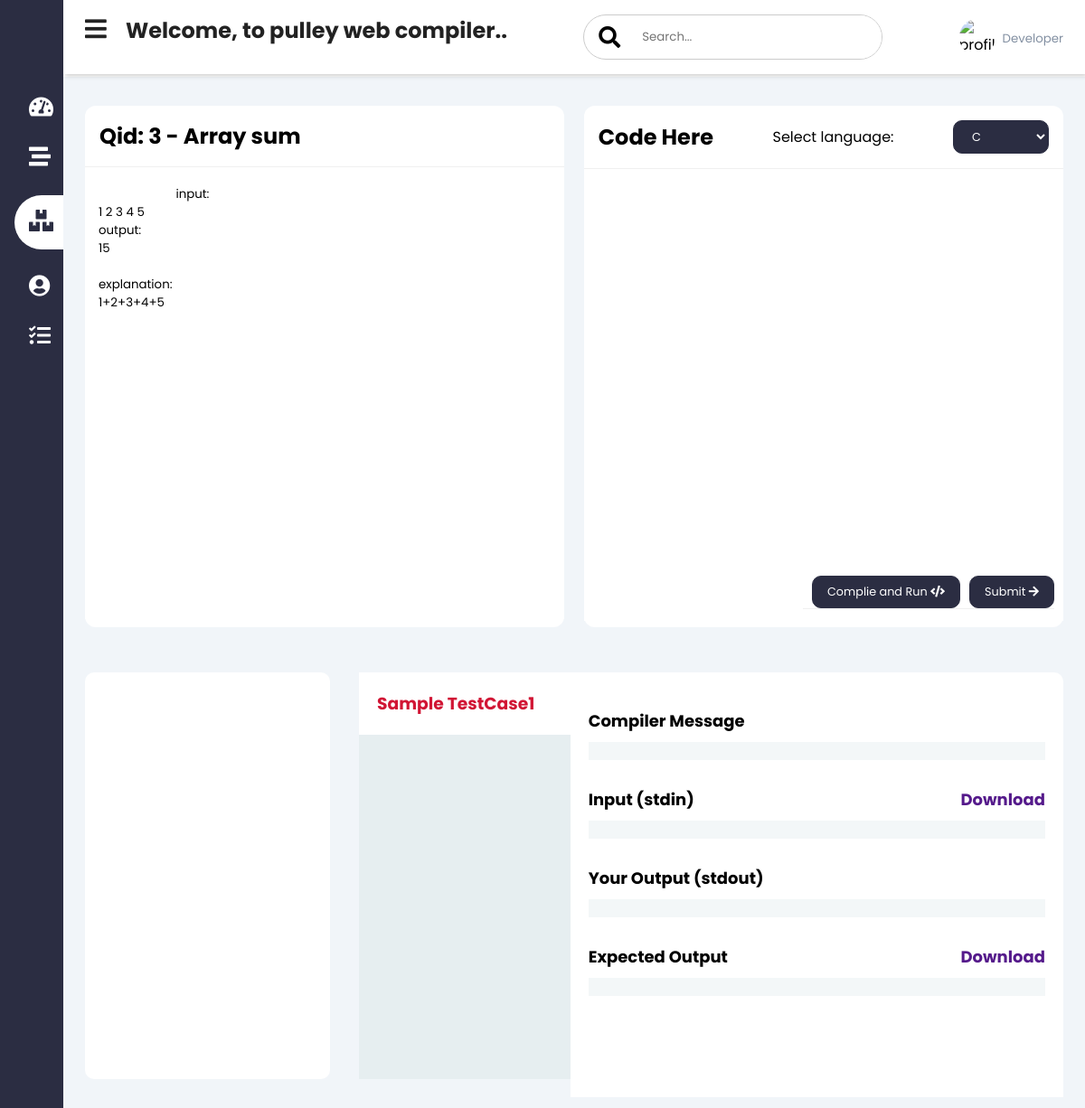
/competition_compiler/3, run on the app's committed database.
### Compiler/models.py (models this page shows, shortened)
class Contest_Questions(models.Model):
    contest_id = models.ForeignKey(All_Contest_Data,on_delete=models.CASCADE,null=True)
    title = models.CharField(max_length=100, null=True)
    long_des = models.TextField(null=True)
    image = models.FileField(null=True, blank=True)
    inputt1 = models.TextField(null=True, blank=True)
    ex_outputt1 = models.TextField(null=True, blank=True)
    inputt2 = models.TextField(null=True, blank=True)
    ex_outputt2 = models.TextField(null=True, blank=True)
    inputt3 = models.TextField(null=True, blank=True)
    ex_outputt3 = models.TextField(null=True, blank=True)
    inputt4 = models.TextField(null=True, blank=True)
    ex_outputt4 = models.TextField(null=True, blank=True)
    inputt5 = models.TextField(null=True, blank=True)
    ex_outputt5 = models.TextField(null=True, blank=True)
    inputt6 = models.TextField(null=True, blank=True)
    ex_outputt6 = models.TextField(null=True, blank=True)
    inputt7 = models.TextField(null=True, blank=True)
    ex_outputt7 = models.TextField(null=True, blank=True)
    inputt8 = models.TextField(null=True, blank=True)
    ex_outputt8 = models.TextField(null=True, blank=True)
    inputt9 = models.TextField(null=True, blank=True)
    ex_outputt9 = models.TextField(null=True, blank=True)
    inputt10 = models.TextField(null=True, blank=True)
    ex_outputt10 = models.TextField(null=True, blank=True)

### Compiler/views.py (the view, shortened to what this page needs)
# urls.py: path('competition_compiler/<int:cpid>', Solve_Competition_Problem, name="Solve_Competition_Problem"),
def Solve_Competition_Problem(request, cpid):
    data = Contest_Questions.objects.get(id=cpid)
    d = {'data':data}
    return render(request, 'competition_compiler.html',d)

### Compiler/templates/competition_compiler.html (shortened to what this page needs)
{% load static %}
<!DOCTYPE html>
<html>
<head>
    <link rel="stylesheet" href="https://use.fontawesome.com/releases/v5.15.3/css/all.css">
    <link rel="stylesheet" href="{% static 'assets/style.css' %}">
    <link rel="stylesheet" href="{% static 'assets/practice.css' %}">
</head>
<body>
    <div class="sidebar">
        <div class="sidebar-brand">
        </div>
        <div class="sidebar-menu">
          <ul>
              <li>
              <a href="{% url 'Compiler:Main_Compiler' %}">
                <span class="fas fa-tachometer-alt"></span>
              </a>
            </li>
            <li>
              <a href="{% url 'Compiler:Pratice' %}">
                <span class="fas fa-stream"></span>
              </a>
            </li>
            <li>
              <a href="{% url 'Compiler:All_Contest' %}" class="active">
                <span class="fas fa-boxes"></span>
              </a>
            </li>
            <li>
              <a href="#">
                <span class="fas fa-user-circle"></span>
              </a>
            </li>
            {% if request.user.is_authenticated %}
            <li>
              <a href="{% url 'Compiler:Logout' %}">
                <span class="fas fa-tasks"></span>
                <span>Logout</span>
              </a>
            </li>
            {% else %}
            <li>
              <a href="{% url 'Compiler:Login' %}">
                <span class="fas fa-tasks"></span>
              </a>
            </li>
            {% endif %}
          </ul>
        </div>
    </div>
    <div class="main-content">
      <header>
        <h2>
          <label for="nav-toggle">
            <span class="fas fa-bars"></span>
          </label>
          {% if request.user.is_authenticated %}
         Welcome, {{ request.user.first_name }} to pulley web compiler...
          {% else %}
          Welcome, to pulley web compiler..
          {% endif %}
        </h2>
        <div class="search-wrapper">
          <span class="fas fa-search"> </span>
          <input type="search" placeholder="Search..." />
        </div>
        <div class="user-wrapper">
         <img src="https://media-exp1.licdn.com/dms/image/C5103AQGd1Q7QeOkk2w/profile-displayphoto-shrink_400_400/0/1570086262982?e=1626307200&v=beta&t=hzxahV3DjxVr5YViy4QGGv8xssHJ0IwogiPxwjzX5F4" width="40px" height="40px" alt="profile-img">
         <div class="">
            <small>Developer</small>
         </div>
        </div>
      </header>
      <main>
          <div class="projects">
            <div class="practicecard card">
                <div class="card-header">
                  <h2>Qid: {{ data.id }} -  {{ data.title }}</h2>
                </div>
                <div class="card-body">
                    <textarea  name="" id="">
                        {{ data.long_des }}
                    </textarea>
                </div>
              </div>
            <div class="practicecard card">
                 <form id="code_form" action="{% url 'Compiler:Solve_Competition_Problem' data.id %}">
              <div class="card-header">
                <h2>Code Here</h2>
                <label for="language">Select language: </label>
                <select name="language" id="language">
                  <option value="c">C</option>
                </select>
              </div>
              <div class="card-body">
                  <textarea  name="code_code" id="code_code">
                      {{code}}
                  </textarea>
                  <div  class="compiler">
                    <button type="submit">Complie and Run <span class="fas fa-code"></span> </button>
                    <button type="submit">Submit <span class="fas fa-arrow-right"></span> </button>
                  </div>
              </div>
            </div>
        </div>
 <div class="ritikwedssneha">
          <div class="pavitrakidrasti">
            <div>
            <br>
            </div>
          </div>
          <div class="yati-vaishnavi">
            <div class="left">
              <div class="testcase">
                <h3>Sample TestCase1</h3>
              </div>
            </div>
            <div class="right">
              <div class="compiler_test">
              <div class="compilerheading"><h4>Compiler Message</h4></div>
              <div class="compilerdata" ><p id="message">{{message}}</p></div>
            </div>
            <div class="compiler_test">
              <div class="compilerheading"><h4>Input (stdin)</h4><h4><a href="">Download</a></h4></div>
              <div class="compilerdata" ><p id="test_case">{{inn}}</p></div>
            </div>
            <div class="compiler_test">
              <div class="compilerheading"><h4>Your Output (stdout)</h4></div>
              <div class="compilerdata" ><p id="output">{{output}}</p></div>
            </div>
            <div class="compiler_test">
              <div class="compilerheading"><h4>Expected Output</h4><h4><a href="">Download</a></h4></div>
              <div class="compilerdata" ><p id="expected_output">{{ou}}</p></div>
            </div></div>
          </div>
        </div>
      </main>
    </div>
</body>
</html>

### Compiler/static/assets/style.css (style rules this page uses)
:root { --main-color: #2b2d42; --color-dark: #1D2231; --text-grey: #8390A2; }
* { padding: 0; margin: 0; box-sizing: border-box; list-style: none; text-decoration: none; font-family: 'Poppins' ,sans-serif; }
.sidebar { width: 245px; position: fixed; left: 0; top: 0; height: 100%; z-index: 100; background: var(--main-color); transition: width 300ms; }
.sidebar-brand { height: 90px; padding: 1rem 0rem 1rem 2rem; color: #fff; }
.sidebar-menu li { width: 100%; margin-bottom: 1.7rem; padding-left: 1rem; }
.sidebar-menu { margin-top: 1rem; }
.sidebar-menu a { padding-left: 1rem; display: block; color: #fff; font-size: 1.1rem; }
.sidebar-menu a span:first-child { font-size: 1.5rem; padding-right: 1rem; }
.sidebar-menu a.active { background: #fff; padding-top: 1rem; padding-bottom: 1rem; color: var(--main-color); border-radius: 30px 0px 0px 30px; }
.main-content { transition: margin-left 300ms; margin-left: 245px; }
header { background: #fff; display: flex; justify-content: space-between; padding: 1rem 1.5rem; box-shadow: 2px 2px 5px rgba(0, 0, 0, 0.2); position: fixed; left: 245px; top:0; z-index: 100; width: calc(100% - 245px); transition: left 300ms; }
header h2 { color: #222; }
header label span { font-size: 1.7rem; padding-right: 1rem; }
.search-wrapper { border: solid 1px #ccc; border-radius: 30px; height: 50px; display: flex; align-items: center; overflow-x: hidden; }
.search-wrapper span { display: inline-block; padding: 0rem 1rem; font-size: 1.5rem; }
.search-wrapper input { height: 100%; padding: .5rem; border: none; outline: none; }
.user-wrapper { display: flex; align-items: center; }
.user-wrapper img { border-radius: 50%; margin-right: .5rem; }
.user-wrapper small { display: inline-block; color: var(--text-grey); margin-top: -1px !important; }
main { margin-top: 85px; padding: 2rem 1.5rem; background: #f1f5f9; min-height: calc(100vh - 90px); }
.card { background: #fff; border-radius: 12px; }
.card-header { padding: 1rem; }
.card-header { display: flex; justify-content: space-between; align-items: center; border-bottom: 1px solid #f0f0f0; }
.card-header button,.card-header select { background: var(--main-color); border-radius: 10px; color: #fff; font-size: .8rem; padding: .5rem 1rem; border:1px solid var(--main-color); }
.compiler { position: absolute; right: 10px; bottom: 20px; display: flex; align-items: center; border-bottom: 1px solid #f0f0f0; }
.compiler button,.compiler a { cursor: pointer; background: var(--main-color); border-radius: 10px; color: #fff; margin-left: 10px; font-size: .8rem; padding: .5rem 1rem; border:1px solid var(--main-color); }
.card-body { position: relative; }
.card-body>textarea { padding: 20px 15px; min-height: 500px; width: 100%; max-height: 600px; overflow: scroll; resize: none; scroll-behavior: smooth; border: none; outline: none; }
@media only screen and (max-width: 1200px) { .sidebar { width: 70px ; } }
@media only screen and (max-width: 1200px) { .sidebar .sidebar-brand, .sidebar li { padding-left: 1rem; text-align: center; } }
@media only screen and (max-width: 1200px) { .main-content { margin-left: 70px; } }
@media only screen and (max-width: 1200px) { .main-content header { width: calc(100% - 70px); left:70px; } }

### Compiler/static/assets/practice.css (style rules this page uses)
.projects { width: 100% !important; display: flex; justify-content: space-between; }
.practicecard { width: 49%; }
.ritikwedssneha { margin-top: 50px; width: 100%; display: flex !important; justify-content: space-between; }
.pavitrakidrasti { background-color: white; width: 25%; height: 450px; padding: 20px; box-sizing: border-box; border-radius: 10px; }
.yati-vaishnavi { width: 72%; height: 450px; background-color: white; box-sizing: border-box; border-radius: 10px; display: flex; scroll-padding: 2px; }
.left { background-color: RGB(230, 238, 240); width: 30%; height: 100%; color: rgb(209, 21, 52); }
.testcase { padding: 20px 10px 20px 20px; background-color: rgb(255, 255, 255); }
.right { margin-top: 20px; overflow-y: scroll; min-height:100%; background-color: rgb(255, 255, 255); padding: 20px; width: 70%; }
.compilerdata { padding: 10px; font-size: 18px; background-color: #f3f7f8; }
.compilerheading { display: flex; font-weight: 300 !important; font-size: 18px !important; justify-content: space-between; margin-bottom: 10px; }
.compiler_test { margin-bottom: 30px; }

### data on the page
Contest_Questions: id "3", title "Array sum", long_des "input: 1 2 3 4 5 output: 15 explanation: 1+2+3+4+5"
